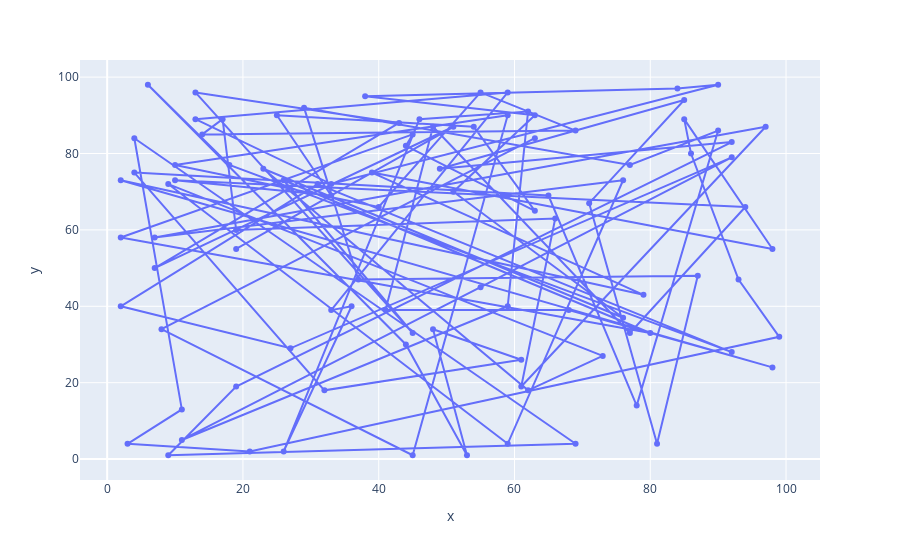

Source (notebook cell):
### Code cell
fig = px.line(x=x, y=y, markers=True)
fig.show()

### Figure 1 — Plotly figure (JSON) as saved in the notebook; plotly's stock layout.template omitted (floating-point values rounded to 4 significant figures)
{"data": [{"hovertemplate": "x=%{x}<br>y=%{y}<extra></extra>", "legendgroup": "", "line": {"color": "#636efa", "dash": "solid"}, "marker": {"symbol": "circle"}, "mode": "markers+lines", "name": "", "orientation": "v", "showlegend": false, "type": "scatter", "x": [19, 51, 7, 43, 13, 45, 26, 80, 2, 45, 44, 63, 54, 25, 33, 10, 94, 77, 48, 41, 68, 98, 2, 79, 39, 98, 85, 86, 93, 99, 21, 3, 11, 4, 69, 9, 19, 92, 49, 85, 71, 81, 87, 37, 29, 77, 90, 78, 65, 4, 32, 61, 48, 53, 44, 6, 18, 92, 31, 2, 27, 92, 55, 11, 59, 62, 46, 26, 36, 33, 59, 13, 33, 90, 84, 38, 63, 51, 76, 23, 62, 73, 9, 59, 76, 7, 97, 61, 66, 19, 17, 14, 69, 55, 40, 10, 59, 45, 8, 63], "xaxis": "x", "y": [55, 87, 50, 88, 96, 33, 73, 33, 58, 85, 82, 65, 87, 90, 69, 73, 66, 33, 87, 39, 39, 24, 73, 43, 75, 55, 89, 80, 47, 32, 2, 4, 13, 84, 4, 1, 19, 83, 76, 94, 67, 4, 48, 47, 92, 77, 86, 14, 69, 75, 18, 26, 34, 1, 30, 98, 77, 28, 72, 40, 29, 79, 45, 5, 40, 91, 89, 2, 40, 39, 96, 89, 72, 98, 97, 95, 90, 70, 37, 76, 18, 27, 72, 4, 73, 58, 87, 19, 63, 60, 89, 85, 86, 96, 66, 77, 90, 1, 34, 84], "yaxis": "y"}], "layout": {"legend": {"tracegroupgap": 0}, "margin": {"t": 60}, "xaxis": {"anchor": "y", "domain": [0, 1], "title": {"text": "x"}}, "yaxis": {"anchor": "x", "domain": [0, 1], "title": {"text": "y"}}}}
